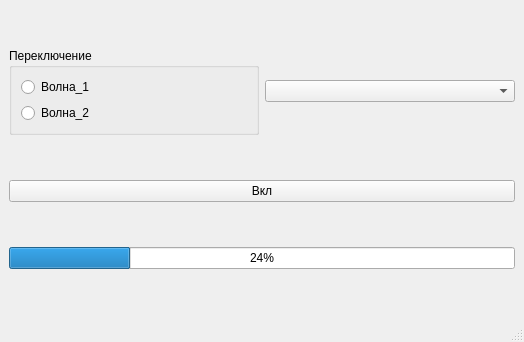
<?xml version="1.0" encoding="UTF-8"?>
<ui version="4.0">
 <class>MainWindow</class>
 <widget class="QMainWindow" name="MainWindow">
  <property name="geometry">
   <rect>
    <x>0</x>
    <y>0</y>
    <width>524</width>
    <height>342</height>
   </rect>
  </property>
  <property name="sizePolicy">
   <sizepolicy hsizetype="Preferred" vsizetype="Preferred">
    <horstretch>0</horstretch>
    <verstretch>0</verstretch>
   </sizepolicy>
  </property>
  <property name="windowTitle">
   <string>MainWindow</string>
  </property>
  <widget class="QWidget" name="centralwidget">
   <layout class="QGridLayout" name="gridLayout">
    <item row="0" column="0">
     <widget class="QGroupBox" name="gb_radio">
      <property name="title">
       <string>Переключение</string>
      </property>
      <layout class="QVBoxLayout" name="verticalLayout">
       <item>
        <widget class="QRadioButton" name="rB_1">
         <property name="text">
          <string>Волна_1</string>
         </property>
        </widget>
       </item>
       <item>
        <widget class="QRadioButton" name="rB_2">
         <property name="text">
          <string>Волна_2</string>
         </property>
        </widget>
       </item>
      </layout>
     </widget>
    </item>
    <item row="0" column="1">
     <widget class="QComboBox" name="cBox"/>
    </item>
    <item row="1" column="0" colspan="2">
     <widget class="QPushButton" name="pb_1">
      <property name="text">
       <string>Вкл</string>
      </property>
      <property name="checkable">
       <bool>false</bool>
      </property>
      <property name="checked">
       <bool>false</bool>
      </property>
     </widget>
    </item>
    <item row="2" column="0" colspan="2">
     <widget class="QProgressBar" name="prBar">
      <property name="value">
       <number>24</number>
      </property>
     </widget>
    </item>
   </layout>
  </widget>
  <widget class="QStatusBar" name="statusbar"/>
 </widget>
 <resources/>
 <connections/>
</ui>
